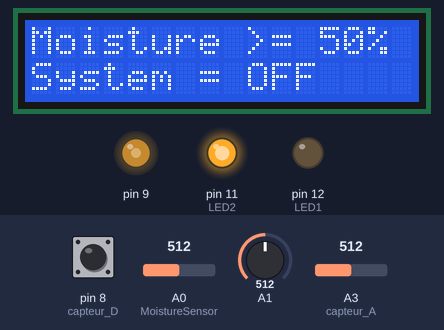
Simulated run of this sketch. Board: Arduino Uno, built with avr-gcc and run on an emulated ATmega328P. On the bench: 16×2 character LCD, output pins drawn as LEDs (lit = HIGH). The inputs (shaded band) are chosen by the test bench; at power-on: A0 (MoistureSensor) = 512, A1 = 512, pin 8 (capteur_D) HIGH, A3 (capteur_A) = 512. What the sketch prints to the serial monitor is not drawn.

Above: at 3.2 s.
3.3 s: A0 (MoistureSensor) set to 167
5.4 s: A0 (MoistureSensor) set to 146
At 6.6 s:
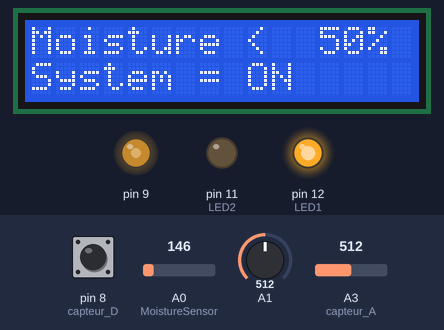
6.9 s: A1 set to 716
At 8.1 s:
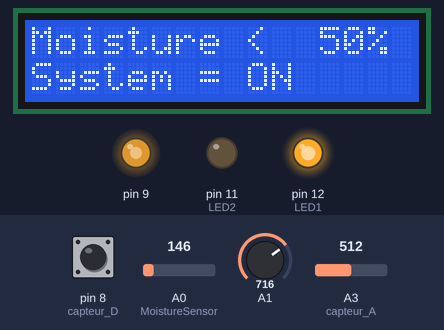
9.1 s: A1 set to 900
At 10.7 s:
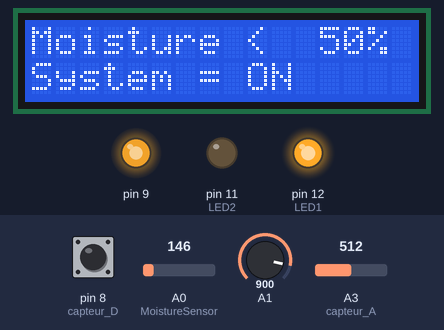
11.3 s: A0 (MoistureSensor) set to 170
At 13.2 s:
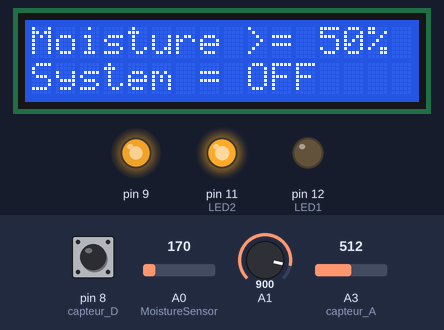
13.5 s: A1 set to 150
At 14.8 s:
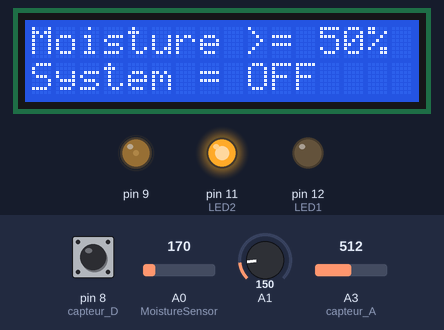
Timing chart, 0 to 16.5 s (numbered marks = the images above; inputs shaded):
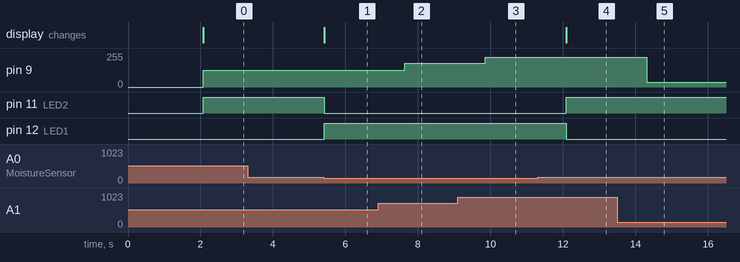

Measured:
- the behaviour switches between 160 and 159 on A0 (MoistureSensor) (found by bisection; images 0 and 1)
- after the input at 3.3 s, every drawn part: stays the same
- after the input at 5.4 s, pin 11 (LED2): HIGH → LOW at once; pin 12 (LED1): LOW → HIGH at once; the display: changes at once (image 1)
- after the input at 6.9 s, pin 9: 127/255 → 178/255 after 0.74 s
- after the input at 9.1 s, pin 9: 178/255 → 224/255 after 0.76 s
- after the input at 11.3 s, pin 11 (LED2): LOW → HIGH after 0.79 s; pin 12 (LED1): HIGH → LOW after 0.79 s; the display: changes after 0.79 s (image 4)
- after the input at 13.5 s, pin 9: 224/255 → 37/255 after 0.82 s

The sketch:

Econnect.ino
```cpp
/* This circuit is designed for plants that require an automatic
watering. A temperature sensor is used as a moisture sensor due
to unavaliablity. The BJT N-P-N transistor is used as a switch to
turn on and off the DC motor pump. The LCD screen is also implemented
as a way of getting feedbacks of the moisture levels in real time.
Two LEDs are also used which are to show when the plant is being
watered or not.
*/

#include <LiquidCrystal.h>


const int MoistureSensor = A0;
const int LED1 = 12;
const int LED2 = 11;
int MoistureValue;

const int capteur_D = 8;
const int capteur_A = A3;
int val_analogique;

int sensorValue = 0;

LiquidCrystal lcd(2,3,4,5,6,7);

void setup() {
  Serial.begin(9600);
  lcd.begin(16, 2);
  lcd.print("Auto Waterer");
  lcd.setCursor(0,1);
  lcd.print("Starting");

  pinMode(LED1, OUTPUT);
  pinMode(LED2, OUTPUT);
  delay(2000);
  lcd.clear();
  lcd.print("Moisture");
  lcd.setCursor(0,1);
  lcd.print("System = ");

  pinMode(A1, INPUT);
  Serial.begin(9600);

  pinMode(9, OUTPUT);

  pinMode(capteur_D, INPUT);
  pinMode(capteur_A, INPUT);
  Serial.begin(9600);

}

void loop() {

  MoistureValue = analogRead(MoistureSensor);
  lcd.setCursor(12,0);
  lcd.print(50);
  lcd.setCursor(14,0);
  lcd.print("%");

  if (MoistureValue < 160){
    lcd.setCursor(9,0);
    lcd.print("< ");

    digitalWrite(LED1, HIGH);
    digitalWrite(LED2, LOW);
     lcd.setCursor(9,1);
    lcd.print("ON ");
  }
  else {
    lcd.setCursor(9,0);
    lcd.print(">=");

    digitalWrite(LED1, LOW);
    digitalWrite(LED2, HIGH);
    lcd.setCursor(9,1);
    lcd.print("OFF");
  }

  Serial.println("Temp:");
  Serial.println(MoistureValue);
    sensorValue = analogRead(A1);
  // print the sensor reading so you know its range
  Serial.println(sensorValue);
  // map the sensor reading to a range for the LED
  analogWrite(9, map(sensorValue, 0, 1023, 0, 255));
  delay(100); // Wait for 100 millisecond(s)

  if(digitalRead(capteur_D) == LOW)
  {
    Serial.println("Digital value : wet");
    delay(10);
  }
else
  {
    Serial.println("Digital value : dry");
    delay(10);
  }
val_analogique=analogRead(capteur_A);
 Serial.print("Analog value : ");
 Serial.println(val_analogique);
 Serial.println("");
  delay(1000);

}
```
